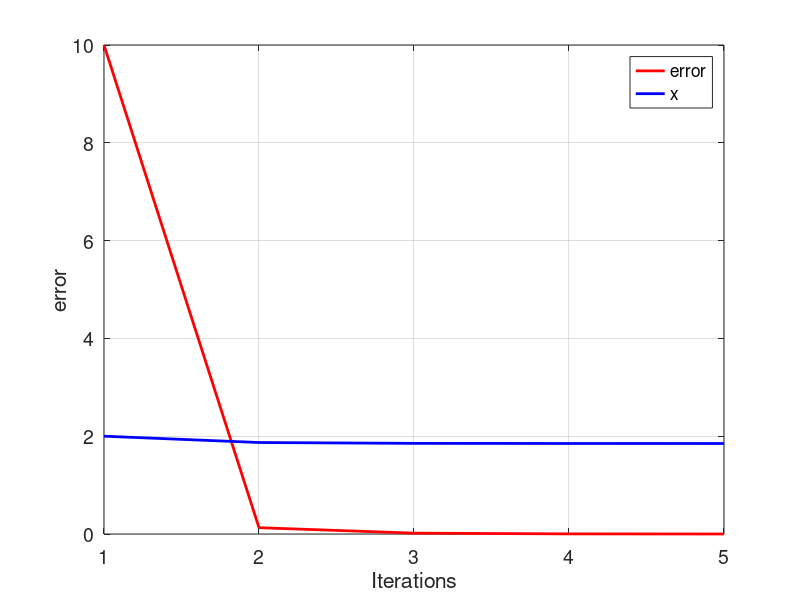

MATLAB code to generate this figure:
init_value = 2
i = 1;
e(i)=10;

while(e(i) > 0.001)
    if (i == 1)
        x(i) = init_value;
    end
    
    g(i) = real(sqrt((x(i)+5)/2));
    i= i+1
    
    x(i) = g(i-1);
    e(i) = abs(x(i-1)-x(i));
    
    if (e(i) > 50);
        break;
    end
end

tamanio = size(e);
ite= 1:1:tamanio(2);

figure ('DefaultAxesFontsize', 14)
set (gcf, 'color', 'white');
plot(ite,e,'color',[1 0 0],'LineWidth',2);
grid on
hold on
plot(ite,x,'color',[0 0 1],'LineWidth',2)
xlabel('Iterations')
ylabel('error')
legend ('error','x')
